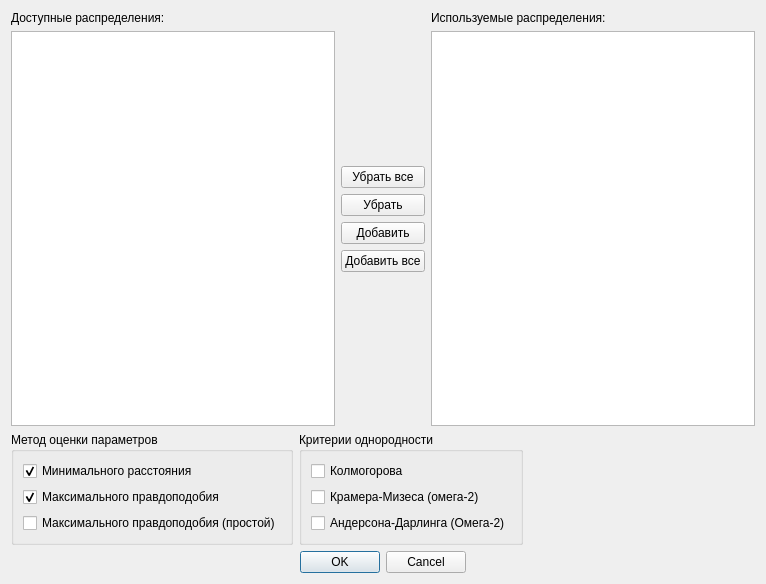
<?xml version="1.0" encoding="UTF-8"?>
<ui version="4.0">
 <class>DistrSetDialog</class>
 <widget class="QDialog" name="DistrSetDialog">
  <property name="geometry">
   <rect>
    <x>0</x>
    <y>0</y>
    <width>766</width>
    <height>584</height>
   </rect>
  </property>
  <property name="windowTitle">
   <string>Выбор статистических распределений</string>
  </property>
  <layout class="QVBoxLayout" name="verticalLayout_4">
   <item>
    <layout class="QHBoxLayout" name="horizontalLayout">
     <item>
      <layout class="QVBoxLayout" name="verticalLayout_2">
       <item>
        <widget class="QLabel" name="label">
         <property name="text">
          <string>Доступные распределения:</string>
         </property>
        </widget>
       </item>
       <item>
        <widget class="QListView" name="lstAvailable">
         <property name="editTriggers">
          <set>QAbstractItemView::NoEditTriggers</set>
         </property>
         <property name="selectionMode">
          <enum>QAbstractItemView::ExtendedSelection</enum>
         </property>
        </widget>
       </item>
      </layout>
     </item>
     <item>
      <layout class="QVBoxLayout" name="verticalLayout">
       <item>
        <spacer name="verticalSpacer">
         <property name="orientation">
          <enum>Qt::Vertical</enum>
         </property>
         <property name="sizeHint" stdset="0">
          <size>
           <width>20</width>
           <height>40</height>
          </size>
         </property>
        </spacer>
       </item>
       <item>
        <widget class="QPushButton" name="btnTakeOutAll">
         <property name="text">
          <string>Убрать все</string>
         </property>
        </widget>
       </item>
       <item>
        <widget class="QPushButton" name="btnTakeOut">
         <property name="text">
          <string>Убрать</string>
         </property>
        </widget>
       </item>
       <item>
        <widget class="QPushButton" name="btnAdd">
         <property name="text">
          <string>Добавить</string>
         </property>
        </widget>
       </item>
       <item>
        <widget class="QPushButton" name="btnAddAll">
         <property name="text">
          <string>Добавить все</string>
         </property>
        </widget>
       </item>
       <item>
        <spacer name="verticalSpacer_2">
         <property name="orientation">
          <enum>Qt::Vertical</enum>
         </property>
         <property name="sizeHint" stdset="0">
          <size>
           <width>20</width>
           <height>40</height>
          </size>
         </property>
        </spacer>
       </item>
      </layout>
     </item>
     <item>
      <layout class="QVBoxLayout" name="verticalLayout_3">
       <item>
        <widget class="QLabel" name="label_2">
         <property name="text">
          <string>Используемые распределения:</string>
         </property>
        </widget>
       </item>
       <item>
        <widget class="QListView" name="lstApplied">
         <property name="editTriggers">
          <set>QAbstractItemView::NoEditTriggers</set>
         </property>
         <property name="selectionMode">
          <enum>QAbstractItemView::ExtendedSelection</enum>
         </property>
        </widget>
       </item>
      </layout>
     </item>
    </layout>
   </item>
   <item>
    <layout class="QHBoxLayout" name="horizontalLayout_2">
     <item>
      <widget class="QGroupBox" name="groupBox">
       <property name="title">
        <string>Метод оценки параметров</string>
       </property>
       <layout class="QVBoxLayout" name="verticalLayout_5">
        <item>
         <widget class="QCheckBox" name="cbxMD">
          <property name="text">
           <string>Минимального расстояния</string>
          </property>
          <property name="checked">
           <bool>true</bool>
          </property>
         </widget>
        </item>
        <item>
         <widget class="QCheckBox" name="cbxMLH">
          <property name="text">
           <string>Максимального правдоподобия</string>
          </property>
          <property name="checked">
           <bool>true</bool>
          </property>
         </widget>
        </item>
        <item>
         <widget class="QCheckBox" name="cbxSimpleMLH">
          <property name="text">
           <string>Максимального правдоподобия (простой)</string>
          </property>
         </widget>
        </item>
       </layout>
      </widget>
     </item>
     <item>
      <widget class="QGroupBox" name="groupBox_2">
       <property name="title">
        <string>Критерии однородности</string>
       </property>
       <layout class="QVBoxLayout" name="verticalLayout_6">
        <item>
         <widget class="QCheckBox" name="cbxKolmogorov">
          <property name="text">
           <string>Колмогорова</string>
          </property>
         </widget>
        </item>
        <item>
         <widget class="QCheckBox" name="cbxCramerVonMises">
          <property name="text">
           <string>Крамера-Мизеса (омега-2)</string>
          </property>
         </widget>
        </item>
        <item>
         <widget class="QCheckBox" name="cbxAndersonDarling">
          <property name="text">
           <string>Андерсона-Дарлинга (Омега-2)</string>
          </property>
         </widget>
        </item>
       </layout>
      </widget>
     </item>
     <item>
      <spacer name="horizontalSpacer">
       <property name="orientation">
        <enum>Qt::Horizontal</enum>
       </property>
       <property name="sizeHint" stdset="0">
        <size>
         <width>40</width>
         <height>20</height>
        </size>
       </property>
      </spacer>
     </item>
    </layout>
   </item>
   <item>
    <widget class="QDialogButtonBox" name="btnBox">
     <property name="standardButtons">
      <set>QDialogButtonBox::Cancel|QDialogButtonBox::Ok</set>
     </property>
     <property name="centerButtons">
      <bool>true</bool>
     </property>
    </widget>
   </item>
  </layout>
 </widget>
 <resources/>
 <connections>
  <connection>
   <sender>btnBox</sender>
   <signal>accepted()</signal>
   <receiver>DistrSetDialog</receiver>
   <slot>accept()</slot>
   <hints>
    <hint type="sourcelabel">
     <x>259</x>
     <y>574</y>
    </hint>
    <hint type="destinationlabel">
     <x>175</x>
     <y>417</y>
    </hint>
   </hints>
  </connection>
  <connection>
   <sender>btnBox</sender>
   <signal>rejected()</signal>
   <receiver>DistrSetDialog</receiver>
   <slot>reject()</slot>
   <hints>
    <hint type="sourcelabel">
     <x>348</x>
     <y>574</y>
    </hint>
    <hint type="destinationlabel">
     <x>421</x>
     <y>419</y>
    </hint>
   </hints>
  </connection>
  <connection>
   <sender>btnTakeOutAll</sender>
   <signal>clicked()</signal>
   <receiver>DistrSetDialog</receiver>
   <slot>slotManageLists()</slot>
   <hints>
    <hint type="sourcelabel">
     <x>421</x>
     <y>193</y>
    </hint>
    <hint type="destinationlabel">
     <x>268</x>
     <y>44</y>
    </hint>
   </hints>
  </connection>
  <connection>
   <sender>btnTakeOut</sender>
   <signal>clicked()</signal>
   <receiver>DistrSetDialog</receiver>
   <slot>slotManageLists()</slot>
   <hints>
    <hint type="sourcelabel">
     <x>421</x>
     <y>222</y>
    </hint>
    <hint type="destinationlabel">
     <x>305</x>
     <y>44</y>
    </hint>
   </hints>
  </connection>
  <connection>
   <sender>btnAdd</sender>
   <signal>clicked()</signal>
   <receiver>DistrSetDialog</receiver>
   <slot>slotManageLists()</slot>
   <hints>
    <hint type="sourcelabel">
     <x>421</x>
     <y>251</y>
    </hint>
    <hint type="destinationlabel">
     <x>263</x>
     <y>290</y>
    </hint>
   </hints>
  </connection>
  <connection>
   <sender>btnAddAll</sender>
   <signal>clicked()</signal>
   <receiver>DistrSetDialog</receiver>
   <slot>slotManageLists()</slot>
   <hints>
    <hint type="sourcelabel">
     <x>421</x>
     <y>280</y>
    </hint>
    <hint type="destinationlabel">
     <x>317</x>
     <y>299</y>
    </hint>
   </hints>
  </connection>
 </connections>
 <slots>
  <slot>slotManageLists()</slot>
 </slots>
</ui>
